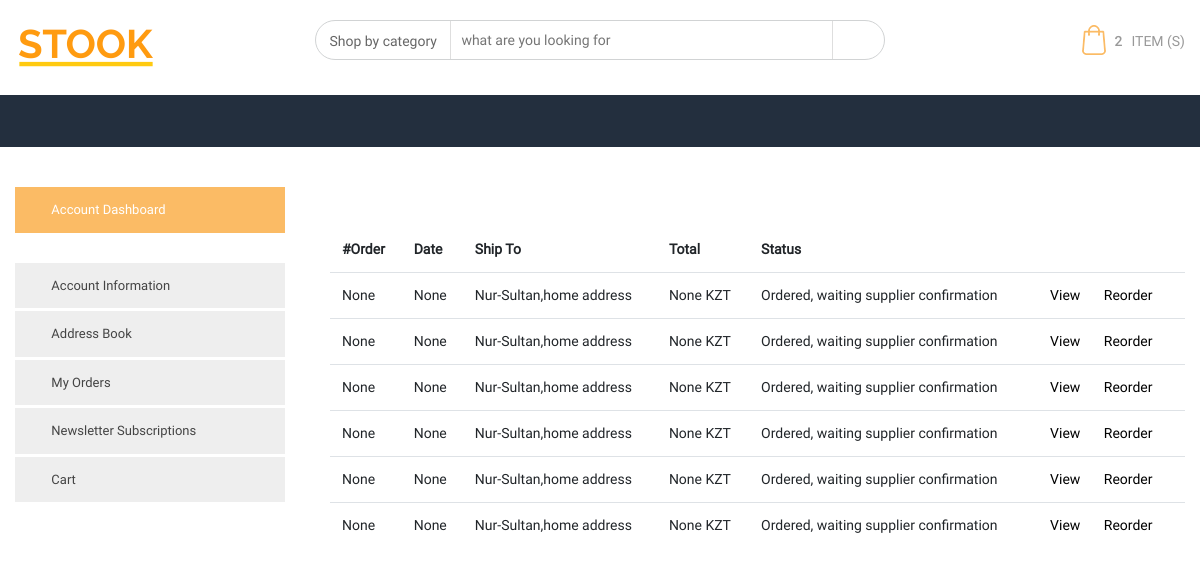
The app's page /account_orders/ (signed in) with its own data.
### orders/models.py (models this page shows)
class Order(models.Model):
    client = models.ForeignKey(User, on_delete=models.CASCADE, related_name='clients')
    supplier = models.ForeignKey(User, on_delete=models.CASCADE, related_name='suppliers')
    product = models.ForeignKey(Product, on_delete=models.CASCADE)
    quantity = models.IntegerField()
    country = models.CharField(max_length=50)
    region = models.CharField(max_length=50)
    city = models.CharField(max_length=50, default='')
    address = models.CharField(max_length=200)
    post_number = models.CharField(max_length=50)
    price = models.FloatField(blank=True, null=True)
    track_number = models.IntegerField(blank=True, null=True)
    order_date = models.DateTimeField(auto_now_add=True)
    shipping_date = models.DateTimeField(blank=True, null=True)
    status = models.CharField(max_length=50)

### users/views.py (the view)
# urls.py: path('account_orders/',account_orders,name='account_orders'),
def account_orders(request):
    order = Order.objects.filter(client_id = request.user.pk)
    context = {
        "orders" : order,
    }
    return render(request, "users/account-orders.html",context=context)

### users/templates/users/account-orders.html (shortened to what this page needs)
{%load static%}
<!doctype html>
<html lang="en">
<head>
    <link rel="stylesheet" href="{% static 'users/css/bootstrap.min.css'%}">
    <link rel="stylesheet" href="{% static 'users/css/icofont.min.css'%}">
    <link rel="stylesheet" href="{% static 'users/css/owl.carousel.min.css'%}">
    <link rel="stylesheet" href="{% static 'users/css/jquery-ui.min.css'%}">
    <link rel="stylesheet" href="{% static 'users/css/style.css'%}">
</head>
<body>
    <header class="site-header">
        <div class="middle-header">
            <div class="container">
                <div class="row">
                    <div class="col-3">
                        <div class="logo">
                            <a href="{% url 'index' %}">
                                <img src="{% static 'users/images/Stook_logo.png' %}" alt="logo" class="img-fluid">
                            </a>
                        </div>
                    </div>
                    <div class="col-6">
                        <form action="">
                            <div class="search-box">
                                <div class="filter-box">
                                    <span id="result"> Shop by category </span>
                                </div>
                                <input type="text" placeholder="what are you looking for">
                                <button class="btn-search" type="submit"> <i class="icofont-search"></i> </button>
                            </div>
                        </form>
                    </div>
                    <div class="col-3">
                        <div class="cart-header">
                            <img src="images/cart-ico.png" alt="cart" class="img-fluid">
                            <span class="cart-count"> 2 </span>
                            <span> ITEM (S) </span>
                        </div>
                    </div>
                </div>
            </div>
        </div>
        <div class="bootom-header">
        </div>
    </header>
    <div class="internal-main-content">
        <div class="container">
            <div class="row">
                <div class="col-12 col-md-4 col-lg-3">
                    <div class="main-side">
                        <div class="profile-links">
                            <ul>
                                <li class="active">
                                    <a href="{% url 'account_info' %}"> <i class="icofont-user"></i> Account Dashboard </a>
                                </li>
                                <li>
                                    <a href="{% url 'account_info' %}"> <i class="icofont-info"></i>  Account Information </a>
                                </li>
                                <li>
                                    <a href="{% url 'account_address' %}"> <i class="icofont-paper-plane"></i> Address Book  </a>
                                </li>
                                <li>
                                    <a href="{% url 'account_orders' %}"> <i class="icofont-numbered"></i> My Orders </a>
                                </li>
                                <li>
                                    <a href="{% url 'account_news' %}"> <i class="icofont-envelope-open"></i> Newsletter Subscriptions </a>
                                </li>
                                <li>
                                    <a href="{% url 'account_wishlsit' %}"> <i class="icofont-cart"></i> Cart </a>
                                </li>
                            </ul>
                        </div>
                    </div>
                </div>
                <div class="col-12 col-md-8 col-lg-9">
                    <div class="profile-content">
                        <div class="table-box">
                            <table class="table orders-table">
                                <thead>
                                    <tr>
                                        <th scope="col"> #Order </th>
                                        <th scope="col"> Date </th>
                                        <th scope="col"> Ship To </th>
                                        <th scope="col"> Total </th>
                                        <th scope="col"> Status </th>
                                        <th scope="col">   </th>
                                    </tr>
                                </thead>
                                <tbody>
                                    {% for  order in orders %}
                                    <tr>
                                        <th scope="row"> {{order.track_number}} </th>
                                        <td> {{order.shipping_date}} </td>
                                        <td> {{order.city}},{{order.address}} </td>
                                        <td> {{order.price}} KZT	 </td>
                                        <td> {{order.status}} </td>
                                        <td>
                                            <a href="order-details.html"> View  </a>
                                            <a href="cart.html"> Reorder </a>
                                        </td>
                                    </tr>
                                    {% endfor %}
                                </tbody>
                            </table>
                        </div>
                    </div>
                </div>
            </div>
        </div>
    </div>
</body>
</html>

### records on screen
Order: track_number "None", shipping_date "None", city "Nur-Sultan", address "home address", price "None", status "Ordered, waiting supplier confirmation"
Order: track_number "None", shipping_date "None", city "Nur-Sultan", address "home address", price "None", status "Ordered, waiting supplier confirmation"
Order: track_number "None", shipping_date "None", city "Nur-Sultan", address "home address", price "None", status "Ordered, waiting supplier confirmation"
Order: track_number "None", shipping_date "None", city "Nur-Sultan", address "home address", price "None", status "Ordered, waiting supplier confirmation"
Order: track_number "None", shipping_date "None", city "Nur-Sultan", address "home address", price "None", status "Ordered, waiting supplier confirmation"
Order: track_number "None", shipping_date "None", city "Nur-Sultan", address "home address", price "None", status "Ordered, waiting supplier confirmation"
